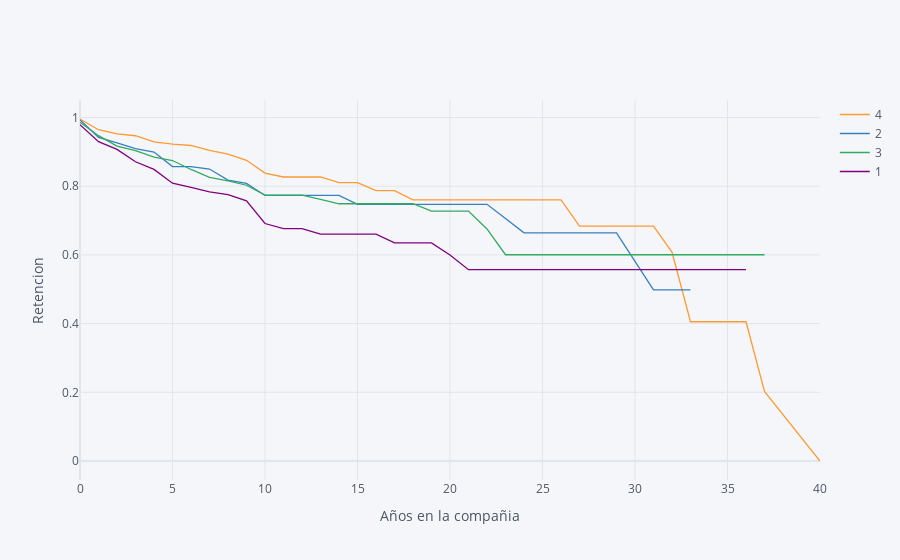

Here is the notebook cell this chart was saved with:
### Markdown cell above
## 6. Let's find out how job satisfaction affects retention rates. Generate and plot survival curves for each level of job satisfaction by number of years at the company.

### Code cell
rates = survival(data,'JobSatisfaction', 'YearsAtCompany', 'Attrition')
rates.iplot(kind='line', xTitle='Años en la compañia', yTitle='Retencion')

### Figure 1 — Plotly figure (JSON) as saved in the notebook; plotly's stock layout.template omitted (floating-point values rounded to 4 significant figures)
{"data": [{"line": {"color": "rgba(255, 153, 51, 1.0)", "dash": "solid", "shape": "linear", "width": 1.3}, "mode": "lines", "name": "4", "text": "", "type": "scatter", "x": [0, 1, 2, 3, 4, 5, 6, 7, 8, 9, 10, 11, 12, 13, 14, 15, 16, 17, 18, 19, 20, 21, 22, 23, 24, 25, 26, 27, 29, 30, 31, 32, 33, 34, 36, 37, 40], "y": [0.9956, 0.9645, 0.9523, 0.9469, 0.929, 0.9226, 0.9185, 0.9043, 0.8933, 0.8754, 0.838, 0.8268, 0.8268, 0.8268, 0.8103, 0.8103, 0.7872, 0.7872, 0.76, 0.76, 0.76, 0.76, 0.76, 0.76, 0.76, 0.76, 0.76, 0.684, 0.684, 0.684, 0.684, 0.608, 0.4053, 0.4053, 0.4053, 0.2027, 0]}, {"line": {"color": "rgba(55, 128, 191, 1.0)", "dash": "solid", "shape": "linear", "width": 1.3}, "mode": "lines", "name": "2", "text": "", "type": "scatter", "x": [0, 1, 2, 3, 4, 5, 6, 7, 8, 9, 10, 11, 12, 13, 14, 15, 16, 17, 18, 19, 20, 21, 22, 23, 24, 25, 26, 27, 29, 30, 31, 32, 33, 34, 36, 37, 40], "y": [0.9929, 0.9423, 0.9263, 0.9091, 0.8996, 0.8573, 0.8573, 0.85, 0.8179, 0.8083, 0.7731, 0.7731, 0.7731, 0.7731, 0.7731, 0.7474, 0.7474, 0.7474, 0.7474, 0.7474, 0.7474, 0.7474, 0.7474, 0.7059, 0.6643, 0.6643, 0.6643, 0.6643, 0.6643, 0.5813, 0.4983, 0.4983, 0.4983, "", "", "", ""]}, {"line": {"color": "rgba(50, 171, 96, 1.0)", "dash": "solid", "shape": "linear", "width": 1.3}, "mode": "lines", "name": "3", "text": "", "type": "scatter", "x": [0, 1, 2, 3, 4, 5, 6, 7, 8, 9, 10, 11, 12, 13, 14, 15, 16, 17, 18, 19, 20, 21, 22, 23, 24, 25, 26, 27, 29, 30, 31, 32, 33, 34, 36, 37, 40], "y": [0.9864, 0.9471, 0.917, 0.9033, 0.8849, 0.8748, 0.8487, 0.8259, 0.8157, 0.8028, 0.7739, 0.7739, 0.7739, 0.7618, 0.7489, 0.7489, 0.7489, 0.7489, 0.7489, 0.7275, 0.7275, 0.7275, 0.6755, 0.6005, 0.6005, 0.6005, 0.6005, 0.6005, 0.6005, 0.6005, 0.6005, 0.6005, 0.6005, 0.6005, 0.6005, 0.6005, ""]}, {"line": {"color": "rgba(128, 0, 128, 1.0)", "dash": "solid", "shape": "linear", "width": 1.3}, "mode": "lines", "name": "1", "text": "", "type": "scatter", "x": [0, 1, 2, 3, 4, 5, 6, 7, 8, 9, 10, 11, 12, 13, 14, 15, 16, 17, 18, 19, 20, 21, 22, 23, 24, 25, 26, 27, 29, 30, 31, 32, 33, 34, 36, 37, 40], "y": [0.9792, 0.9297, 0.9071, 0.8711, 0.8489, 0.8087, 0.7965, 0.7833, 0.7752, 0.7572, 0.6913, 0.6766, 0.6766, 0.6605, 0.6605, 0.6605, 0.6605, 0.6351, 0.6351, 0.6351, 0.5998, 0.557, 0.557, 0.557, 0.557, 0.557, 0.557, 0.557, 0.557, 0.557, 0.557, 0.557, 0.557, 0.557, 0.557, "", ""]}], "layout": {"autosize": true, "legend": {"bgcolor": "#F5F6F9", "font": {"color": "#4D5663"}}, "paper_bgcolor": "#F5F6F9", "plot_bgcolor": "#F5F6F9", "title": {"font": {"color": "#4D5663"}}, "xaxis": {"autorange": true, "gridcolor": "#E1E5ED", "range": [0, 40], "showgrid": true, "tickfont": {"color": "#4D5663"}, "title": {"font": {"color": "#4D5663"}, "text": "Años en la compañia"}, "type": "linear", "zerolinecolor": "#E1E5ED"}, "yaxis": {"autorange": true, "gridcolor": "#E1E5ED", "range": [-0.05531, 1.051], "showgrid": true, "tickfont": {"color": "#4D5663"}, "title": {"font": {"color": "#4D5663"}, "text": "Retencion"}, "type": "linear", "zerolinecolor": "#E1E5ED"}}}
